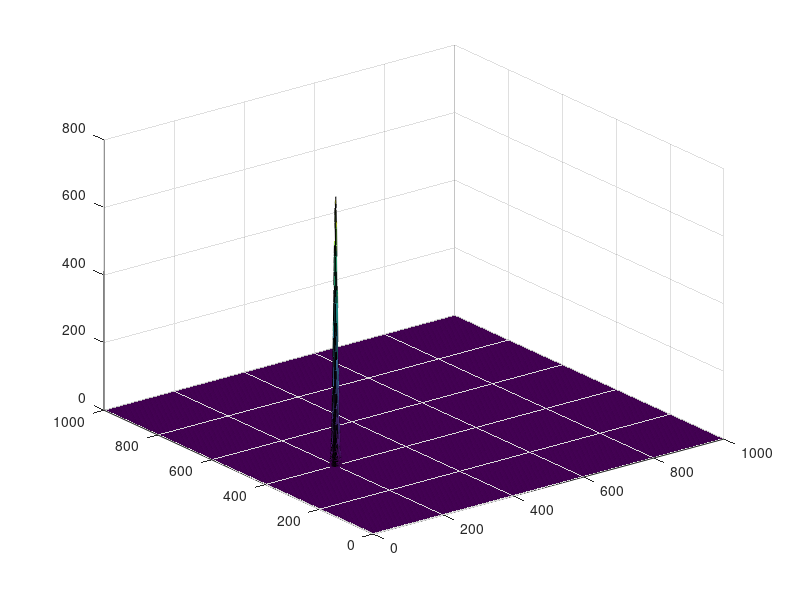

Source code (MATLAB): (Note: this script raises an error after producing the figure.)
%%%%%%%%%%%%%%%%%%%%%%%%%%%%%%%%%%%%%%%%%%%%%%%%%%%%%%%%%%%%%%%%%%%%%%%%%%%
% The University of Manchester, United Kingdom
% 
% Project: MEng Dissertation
% Year: 2023
% MATLAB: R2022b
% Author(s): Mohammed Alsubeihi (MA)
% 
% Last modified:
% - 2023/02/13, MA: Initial creation
% - 2023/02/14, MA: minor fixes
% - 2023/02/16. MA: fixed shape factor
%
% Purpose: Defines a function handle containing the ode system
% corresponding to the two-dimensional method of moments.
% References: 
% (1) Ramkrishna, D., 2000. Population balances : theory and applications
% to particulate systems in engineering. Academic Press.
%
% Input arguments
% 
% Output arguments
%
%%%%%%%%%%%%%%%%%%%%%%%%%%%%%%%%%%%%%%%%%%%%%%%%%%%%%%%%%%%%%%%%%%%%%%%%%%%

clear; clc
close all

%% Define initial PSD
dL1 = 1;
L1 = 1:dL1:1000;
dL2 = 1;
L2 = 1:dL2:1000;
[l1,l2] = meshgrid(L1,L2);

L = [l1(:) l2(:)];
mean = [200 400];
standardDeviation = [20 0; 0 20];

f0 = 1e5*mvnpdf(L,mean, standardDeviation);
f0 = reshape(f0,length(L2),length(L1));

surf(L1,L2,f0)
clim([min(f0(:))-0.5*range(f0(:)),max(f0(:))])
axis([180 220 380 420 0 800])

%% Calculate initial cross-moments (using integration)

initialm00 = trapz(L2,trapz(L1,f0));
initialm10 = trapz(L2,trapz(L1,L2'.*f0));
initialm01 = trapz(L2,trapz(L1,L1.*f0));
initialm20 = trapz(L2,trapz(L1.^2.*f0));
initialm11 = trapz(L2,trapz(L1,L1.*L2'.*f0));
initialm21 = trapz(L2, trapz(L1,L1.^2.*L2'.*f0));

%% Constant values

T = 25;
solubility = 3.37*exp(0.0359*T);
c0 = 30;
k11 = 5;
k12 = 1;
k21 = 2.5;
k22 = 1;
shapeFactor = pi/4;
particleDensity = 1.46e-12;

%% ODE system integration

%Initial conditions
y0 = [initialm00 initialm10 initialm01 initialm20 initialm11 initialm21 c0];

timeSpan = [0 10];

[t, y] = ode45(@(t,y)mom2D(y,solubility,k11,k12,k21,k22,shapeFactor,particleDensity), timeSpan, y0);

figure(2)
plot(t,y(:,7))